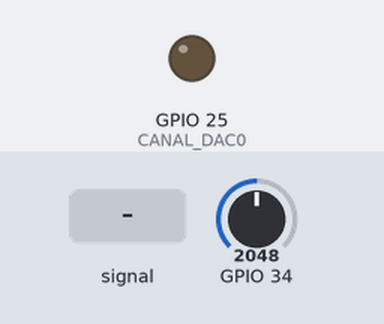
A sketch run on a simulated ESP32. Parts: output pins drawn as LEDs (lit = HIGH). The test bench sets the inputs (shaded band); at power-on: GPIO 34 = 2048 (analog values on the 0–4095 scale). What the sketch prints to the serial monitor is not drawn.

Above: at 1.2 s.
1.3 s: GPIO 34 fed a 200 Hz sine of ±1842 counts around its level
At 4.05 s:
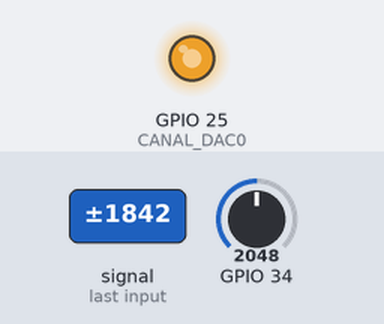
Timing chart, 0 to 3.9 s (numbered marks = the images above; inputs shaded):
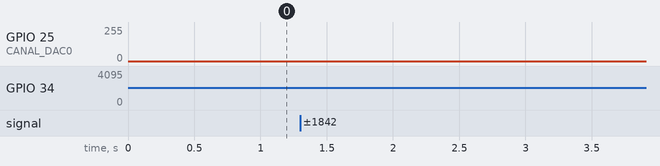

The sketch:

Teste_DAC.ino
```cpp
/* Definição do canal DAC0 (GPIO 25) */
#define CANAL_DAC0 25

bool turn = 0;
uint16_t sinal = 0;
uint32_t time_old = 0;

void setup() {
  Serial.begin(115200);
  analogReadResolution ( 12 ); // resolução de 12 bits do ADC
}

void loop() {

  //Executa este if a cada 10us
  if (micros() - time_old >= 10) {

    //Atualiza a variável para a próxima iteração
    time_old = micros();

    //************************************************
    //Gera uma onda triangular de 1KHz no pino 25
    if (turn == 0) {
      sinal += 5;
      if (sinal >= 255) {
        turn = 1;
      }
    }

    else if (turn == 1) {
      sinal -= 5;
      if (sinal == 0) {
        turn = 0;
      }
    }
    //Escreve o valor no DAC (0 - 255)
    dacWrite(CANAL_DAC0, sinal);
    //***********************************************

    //***********************************************
    //Faz a leitura do canal ADC pino 34 e apresenta no monitor serial
    Serial.println(analogRead(34));
    //***********************************************
  }
}
```
